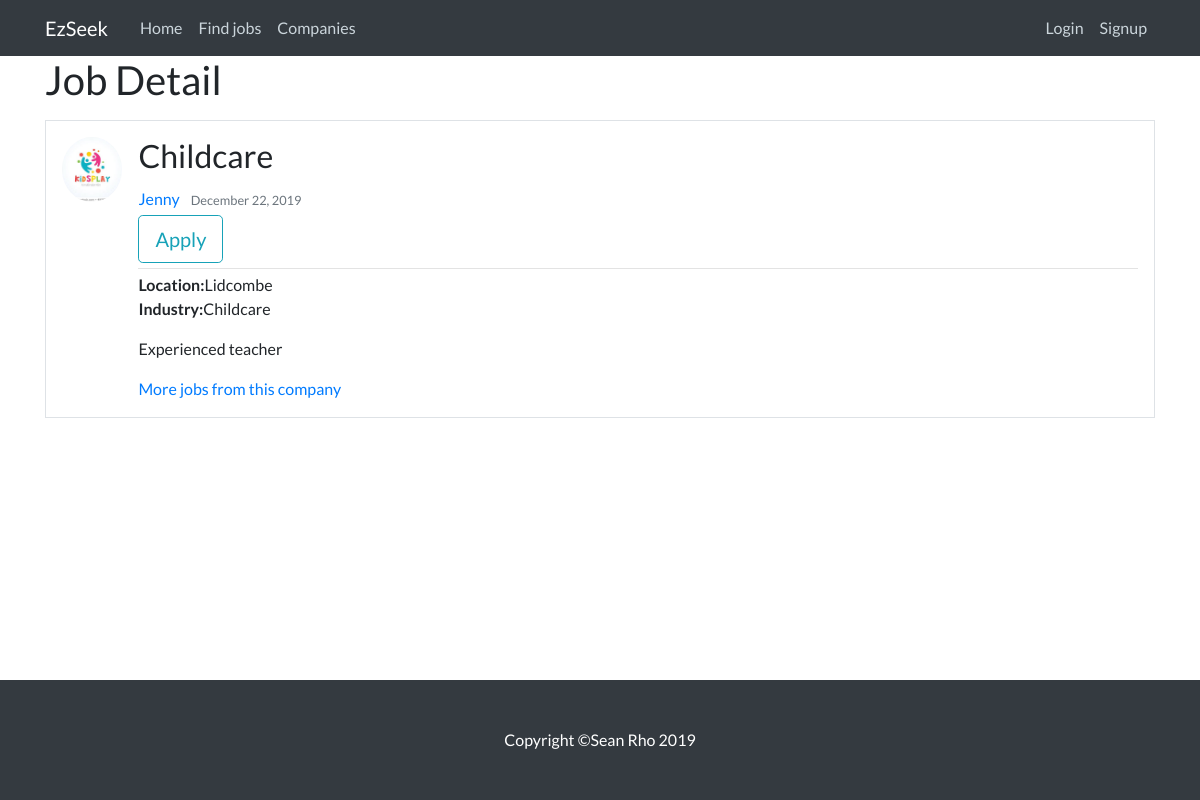
The app's page /job/82 with its own data.
### RS/models.py (models this page shows, shortened)
class Post(models.Model):
    title = models.CharField(max_length=100)
    content = models.TextField()
    date_posted = models.DateTimeField(default=timezone.now)
    author = models.ForeignKey(User, on_delete=models.CASCADE)
    applied = models.ManyToManyField(User, related_name='applied', blank=True)

class Profile(models.Model):
    user = models.OneToOneField(User, on_delete=models.CASCADE)
    image = models.ImageField(default='default.jpg', upload_to='profile_pics')

class Company(models.Model):
    user = models.OneToOneField(User, on_delete=models.CASCADE) # ONE TO ONE FIELD IS IMPORTANT
    name = models.CharField(max_length=50, default = 'null')
    bio = models.TextField(max_length=500, blank=True)
    location = models.CharField(max_length=30, blank=True)
    industry = models.CharField(max_length=30, blank=True)

### RS/views.py (the view)
# urls.py: path('job/<int:pk>', JobDetailView, name='jobDetail'),
def JobDetailView(request, pk):
    jobs = get_object_or_404(Post, pk=pk)
    is_applied = False
    if (jobs.applied.filter(id=request.user.id).exists()):
        is_applied = True
    context = {
        'object':jobs,
        'is_applied':is_applied
    }
    return render(request, "jobDetail.html", context)

### RS/templates/jobDetail.html (shortened to what this page needs)
{% extends "base.html" %}
{% block content %}
  <h1 class="mb-3">Job Detail</h1>
    <div>
     <div class="media border p-3 mb-2">
      <img class="rounded-circle article-img" src="{{ object.author.profile.image.url }}">
       <div class="card h-100 w-100 border-0">
        <div class="article-metadata">
         <h2 class="card-title">
          {{ object.title }}
         </h2>
          <a class="mr-2" href="{% url 'companyDetail' object.author.company.id %}">{{ object.author }}</a>
          <small class="text-muted">{{ object.date_posted|date:"F d, Y" }}</small>
    <div id="apply-section">
       {% include 'applyButton.html'%}
    </div>
        </div>
         <p class="article-content"><b class="font-weight-bold">Location:</b>{{ object.author.company.location }}
         <b class="font-weight-bold">Industry:</b>{{ object.author.company.industry }}</p>
         <p class="article-content">{{ object.content }}</p>
         <a class="mr-2" href="{% url 'userJob' object.author.company.user.username %}"> More jobs from this company </a>
       </div>
     </div>
    </div>
{% endblock content %}

### RS/static/main.css (style rules this page uses)
html { height: 100%; }
body { font-family: 'Lato', 'Helvetica Neue', Helvetica, Arial, sans-serif; padding-top: 56px; min-height: 100%; display: flex; flex-direction: column; }
h1, h2, h3, h4, h5, h6 { font-family: 'Lato', 'Helvetica Neue', Helvetica, Arial, sans-serif; }
.article-content { white-space: pre-line; }
.article-img { height: 65px; width: 65px; margin-right: 16px; }
.article-metadata { padding-bottom: 1px; margin-bottom: 4px; border-bottom: 1px solid #e3e3e3 }

### records on screen
Post: author.profile.image (picture), title "Childcare", author "Jenny", date_posted "December 22, 2019", author.company.location "Lidcombe", author.company.industry "Childcare", content "Experienced teacher"
